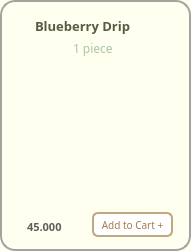
       <widget class="QFrame" name="frame_cookblueberry">
        <property name="geometry">
         <rect>
          <x>10</x>
          <y>590</y>
          <width>191</width>
          <height>251</height>
         </rect>
        </property>
        <property name="styleSheet">
         <string notr="true">background-color:#FFFFF0;
border-radius: 15px; 
border: 2px solid #A8A29E ;</string>
        </property>
        <property name="frameShape">
         <enum>QFrame::StyledPanel</enum>
        </property>
        <property name="frameShadow">
         <enum>QFrame::Raised</enum>
        </property>
        <widget class="QLabel" name="label_cookies_blueberry">
         <property name="geometry">
          <rect>
           <x>30</x>
           <y>60</y>
           <width>141</width>
           <height>131</height>
          </rect>
         </property>
         <property name="sizePolicy">
          <sizepolicy hsizetype="Fixed" vsizetype="Fixed">
           <horstretch>25</horstretch>
           <verstretch>25</verstretch>
          </sizepolicy>
         </property>
         <property name="minimumSize">
          <size>
           <width>25</width>
           <height>25</height>
          </size>
         </property>
         <property name="maximumSize">
          <size>
           <width>16777215</width>
           <height>16777215</height>
          </size>
         </property>
         <property name="sizeIncrement">
          <size>
           <width>3</width>
           <height>0</height>
          </size>
         </property>
         <property name="styleSheet">
          <string notr="true">border:0px;
border-radius:0px;
background-color: transparent</string>
         </property>
         <property name="frameShape">
          <enum>QFrame::WinPanel</enum>
         </property>
         <property name="text">
          <string/>
         </property>
         <property name="pixmap">
          <pixmap>../images/image-removebg-preview (42).png</pixmap>
         </property>
         <property name="scaledContents">
          <bool>true</bool>
         </property>
        </widget>
        <widget class="QLabel" name="label_blueberry">
         <property name="geometry">
          <rect>
           <x>35</x>
           <y>16</y>
           <width>131</width>
           <height>20</height>
          </rect>
         </property>
         <property name="sizePolicy">
          <sizepolicy hsizetype="Fixed" vsizetype="Fixed">
           <horstretch>0</horstretch>
           <verstretch>0</verstretch>
          </sizepolicy>
         </property>
         <property name="font">
          <font>
           <family>Mongolian Baiti</family>
           <pointsize>10</pointsize>
           <weight>75</weight>
           <bold>true</bold>
          </font>
         </property>
         <property name="styleSheet">
          <string notr="true">border-radius: 0px;
border:0px solid;
color:#5A5A42</string>
         </property>
         <property name="text">
          <string>Blueberry Drip</string>
         </property>
        </widget>
        <widget class="QLabel" name="label_blueberry_size">
         <property name="geometry">
          <rect>
           <x>73</x>
           <y>40</y>
           <width>51</width>
           <height>16</height>
          </rect>
         </property>
         <property name="font">
          <font>
           <family>Mongolian Baiti</family>
           <pointsize>9</pointsize>
          </font>
         </property>
         <property name="styleSheet">
          <string notr="true">color: #A7C7A7;
border:0px</string>
         </property>
         <property name="text">
          <string>1 piece</string>
         </property>
        </widget>
        <widget class="QLabel" name="label_blueberry_price">
         <property name="geometry">
          <rect>
           <x>27</x>
           <y>219</y>
           <width>81</width>
           <height>16</height>
          </rect>
         </property>
         <property name="font">
          <font>
           <family>Mongolian Baiti</family>
           <pointsize>8</pointsize>
           <weight>75</weight>
           <bold>true</bold>
          </font>
         </property>
         <property name="styleSheet">
          <string notr="true">border:0px;
color: rgb(98, 94, 92);
</string>
         </property>
         <property name="text">
          <string>45.000</string>
         </property>
        </widget>
        <widget class="QPushButton" name="pushButton_add_blueberry">
         <property name="geometry">
          <rect>
           <x>92</x>
           <y>212</y>
           <width>81</width>
           <height>25</height>
          </rect>
         </property>
         <property name="maximumSize">
          <size>
           <width>16777207</width>
           <height>16777215</height>
          </size>
         </property>
         <property name="font">
          <font>
           <family>Mongolian Baiti</family>
           <pointsize>-1</pointsize>
          </font>
         </property>
         <property name="styleSheet">
          <string notr="true">QPushButton {
    background-color: white;
    color: #A37B50;
    border: 2px solid #C2A87E;
    border-radius: 6px;
    padding: 4px 5px;
    font-size: 10px;
}

QPushButton:hover {
    background-color: #F7F3EF;
}

QPushButton:pressed {
    background-color: #E6D5C3;
}
</string>
         </property>
         <property name="text">
          <string>Add to Cart +</string>
         </property>
        </widget>
       </widget>
